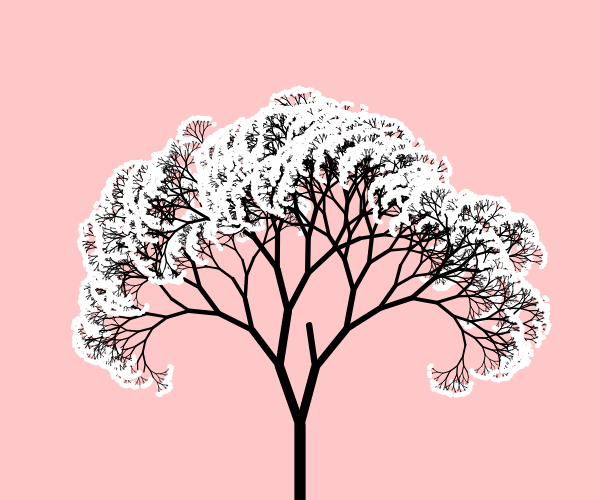
Frame 1 (no input)
Frame 60 (no input): identical to frame 1, image omitted
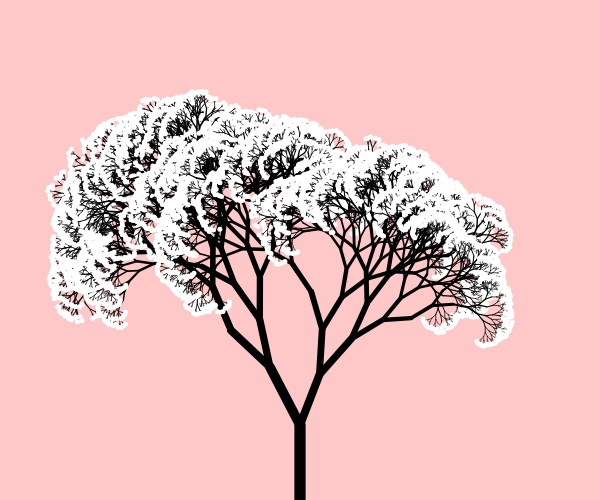
Frame 120 (the mouse pressed at the canvas centre since frame 60)

The p5.js sketch that drew these frames (run headless with seeded random() and noise() and a simulated clock; from frame 60 on, the mouse is pressed at the canvas centre):

// p5.js sketch
// ── sketch.js
let seed = 10

function setup(){
	createCanvas(600, 500)
}

function mousePressed() {
	seed = millis()
	console.log(seed)
}

function draw() {
	background(255, 200, 200)
	randomSeed(seed)
	ramo(width/2, height, -PI/2, 75, 15)
}

function ramo(x, y, angolo, lunghezza, iterazione) {
	const dx = x + cos(angolo) * lunghezza
	const dy = y + sin(angolo) * lunghezza

	stroke(0)
	strokeWeight(lunghezza * 0.15)
	line(x, y, dx, dy)

	if (iterazione > 0) {
		if (random() < 0.94) {
			ramo(dx, dy, angolo - random(0.3, 0.5), lunghezza * random(0.7, 0.9), iterazione - 1)
		}
		if (random() < 0.94) {
			ramo(dx, dy, angolo + random(0.2, 0.5), lunghezza * random(0.7, 0.9), iterazione - 1)
		}
	} else {
		noStroke()
		fill(255)
		ellipse(dx, dy, 5, 5)
	}
}
